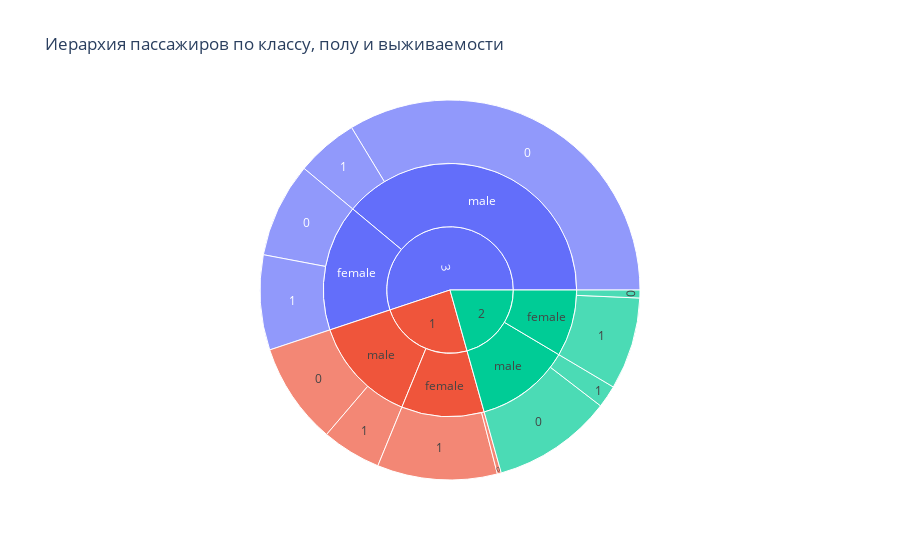

The notebook cell this image was saved under:
### Markdown cell above
### Диаграмма солнечных лучей: Иерархия пассажиров по классу, полу и выживаемости
Эта диаграмма помогает визуализировать иерархию данных, показывая, как разные категории (класс, пол, выживаемость) соотносятся друг с другом.

### Code cell
# Удаление строк с пропущенными значениями в интересующих столбцах
df_clean = df.dropna(subset=['Pclass', 'Sex', 'Survived'])

# Создание графика Sunburst 
fig = px.sunburst(df_clean, path=['Pclass', 'Sex', 'Survived'], title="Иерархия пассажиров по классу, полу и выживаемости")
fig.show()

### Figure 1 — Plotly figure (JSON) as saved in the notebook; plotly's stock layout.template omitted (floating-point values rounded to 4 significant figures)
{"data": [{"branchvalues": "total", "domain": {"x": [0, 1], "y": [0, 1]}, "hovertemplate": "labels=%{label}<br>count=%{value}<br>parent=%{parent}<br>id=%{id}<extra></extra>", "ids": ["1/female/0", "2/female/0", "3/female/0", "1/male/0", "2/male/0", "3/male/0", "1/female/1", "2/female/1", "3/female/1", "1/male/1", "2/male/1", "3/male/1", "1/female", "2/female", "3/female", "1/male", "2/male", "3/male", "1", "2", "3"], "labels": ["0", "0", "0", "0", "0", "0", "1", "1", "1", "1", "1", "1", "female", "female", "female", "male", "male", "male", "1", "2", "3"], "name": "", "parents": ["1/female", "2/female", "3/female", "1/male", "2/male", "3/male", "1/female", "2/female", "3/female", "1/male", "2/male", "3/male", "1", "2", "3", "1", "2", "3", "", "", ""], "type": "sunburst", "values": [3, 6, 72, 77, 91, 300, 91, 70, 72, 45, 17, 47, 94, 76, 144, 122, 108, 347, 216, 184, 491]}], "layout": {"autosize": true, "legend": {"tracegroupgap": 0}, "title": {"text": "Иерархия пассажиров по классу, полу и выживаемости"}}}
